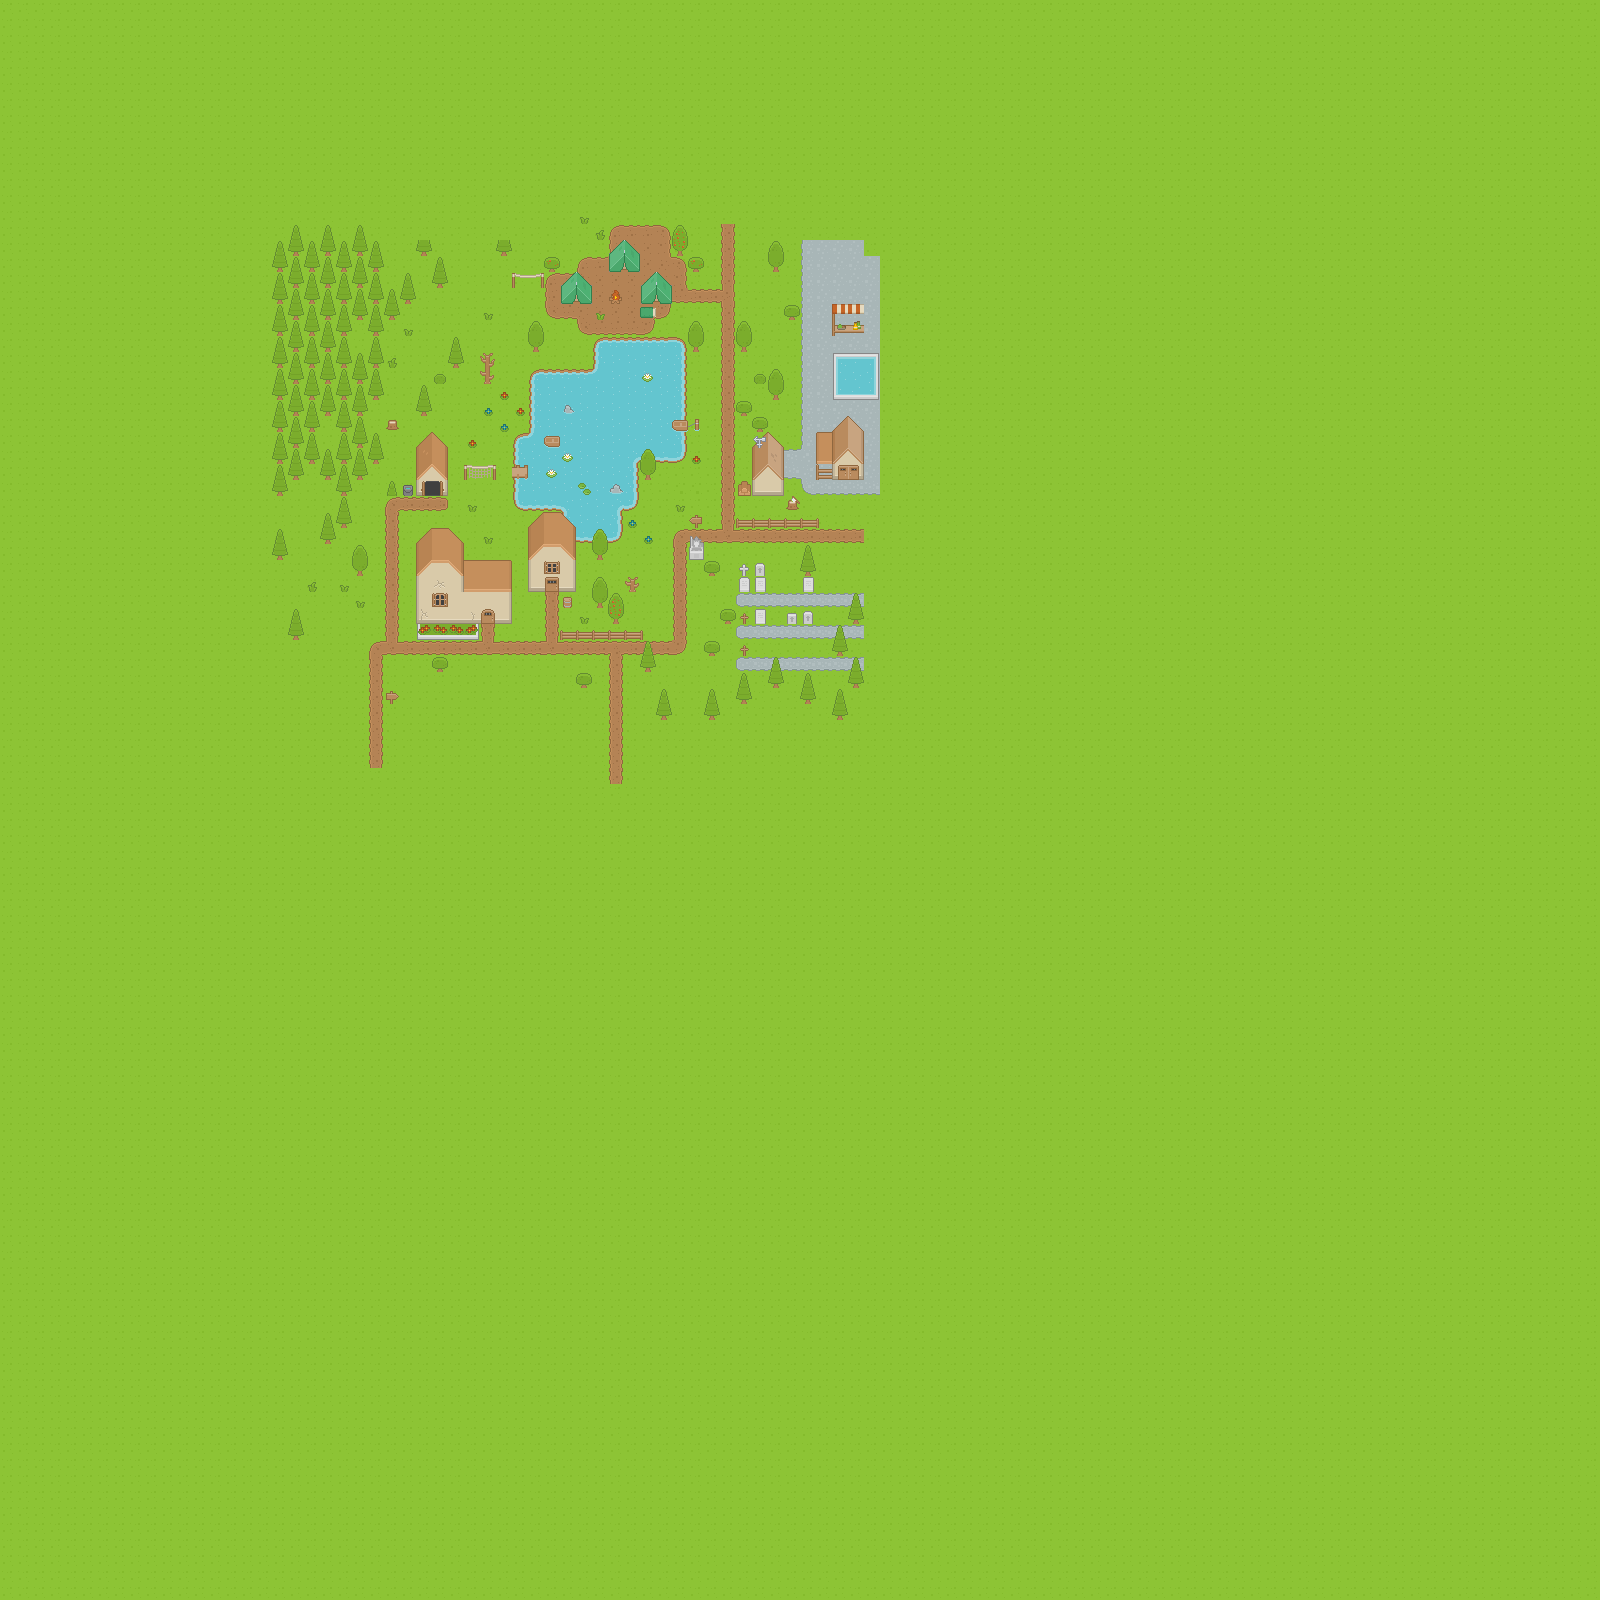

This is a level from a 2D game, rendered from its Tiled map with the project's own tilesets. A one-line summary and the map file follow, with tile-layer data summarised:
An orthogonal 100x100 tile map with 16x16 px tiles, 5 tile layers (Ground/terrain, Ground overlay, Objects, Doors/windows/roof, ...) and 1 object.

<map version="1.2" tiledversion="1.2.1" orientation="orthogonal" renderorder="right-down" width="100" height="100" tilewidth="16" tileheight="16" infinite="0" nextlayerid="12" nextobjectid="4">
 <tileset firstgid="1" name="Roguelike" tilewidth="16" tileheight="16" spacing="1" tilecount="1767" columns="57">
  <image source="map_sheet.png" width="968" height="526" />
 </tileset>
 <layer id="1" name="Ground/terrain" width="100" height="100">
  <data>[10000 cells, 10000 non-empty, 14 distinct tile ids]</data>
 </layer>
 <layer id="2" name="Ground overlay" width="100" height="100">
  <data>[10000 cells, 214 non-empty, 28 distinct tile ids]</data>
 </layer>
 <layer id="3" name="Objects" width="100" height="100">
  <properties>
   <property name="collidable" type="bool" value="true" />
  </properties>
  <data>[10000 cells, 326 non-empty, 68 distinct tile ids]</data>
 </layer>
 <layer id="4" name="Doors/windows/roof" width="100" height="100">
  <data>[10000 cells, 77 non-empty, 47 distinct tile ids]</data>
 </layer>
 <layer id="5" name="Roof object" width="100" height="100">
  <data>[10000 cells, 1 non-empty, 1 distinct tile ids]</data>
 </layer>
 <objectgroup id="8" name="Teleport" visible="0">
  <object id="3" x="480" y="608" width="16" height="8">
   <properties>
    <property name="map" value="sample_indoor" />
    <property name="x" type="int" value="18" />
    <property name="y" type="int" value="19" />
   </properties>
  </object>
 </objectgroup>
</map>
